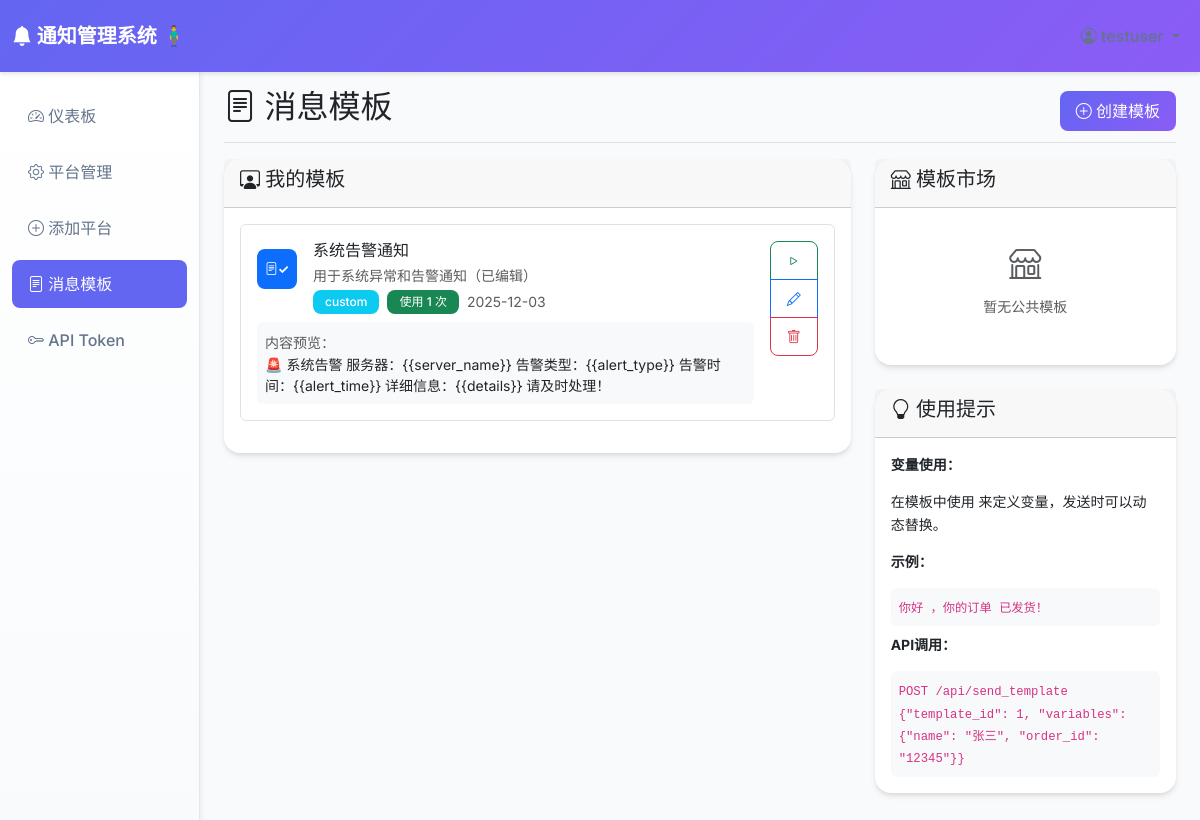
Screenshot of /templates (signed in) with the database file from the repository.
### app.py (models this page shows)
class MessageTemplate(db.Model):
    id = db.Column(db.Integer, primary_key=True)
    user_id = db.Column(db.Integer, db.ForeignKey('user.id'), nullable=False)
    name = db.Column(db.String(100), nullable=False)
    description = db.Column(db.Text)
    content = db.Column(db.Text, nullable=False)  # JSON格式的多平台内容
    variables = db.Column(db.Text)  # JSON格式的变量定义
    category = db.Column(db.String(50), default='custom')
    is_public = db.Column(db.Boolean, default=False)
    usage_count = db.Column(db.Integer, default=0)
    created_at = db.Column(db.DateTime, default=datetime.utcnow)
    updated_at = db.Column(db.DateTime, default=datetime.utcnow)
    user = db.relationship('User', backref='templates')
    logs = db.relationship('NotificationLog', backref='template')

### app.py (the view)
@app.route('/templates')
@login_required
def templates():
    user_templates = MessageTemplate.query.filter_by(user_id=current_user.id).all()
    public_templates = MessageTemplate.query.filter_by(is_public=True).limit(10).all()
    return render_template('templates.html',
                         user_templates=user_templates,
                         public_templates=public_templates)

### app.py (called while the page is built)
@login_manager.user_loader
def load_user(user_id):
    return User.query.get(int(user_id))

### templates/templates.html (shortened to what this page needs)
{% extends "base.html" %}
{% block content %}
<div class="d-flex justify-content-between flex-wrap flex-md-nowrap align-items-center pt-3 pb-2 mb-3 border-bottom">
    <h1 class="h2"><i class="bi bi-file-text"></i> 消息模板</h1>
    <div class="btn-toolbar mb-2 mb-md-0">
        <a href="{{ url_for('create_template') }}" class="btn btn-primary">
            <i class="bi bi-plus-circle"></i> 创建模板
        </a>
    </div>
</div>
<div class="row">
    <div class="col-lg-8">
        <div class="card">
            <div class="card-header">
                <h5><i class="bi bi-person-workspace"></i> 我的模板</h5>
            </div>
            <div class="card-body">
                {% if user_templates %}
                    {% for template in user_templates %}
                    <div class="template-item p-3 border rounded mb-3 notification-card">
                        <div class="d-flex justify-content-between align-items-start">
                            <div class="flex-grow-1">
                                <div class="d-flex align-items-center mb-2">
                                    <div class="platform-icon bg-primary me-3">
                                        <i class="bi bi-file-text text-white"></i>
                                    </div>
                                    <div>
                                        <h6 class="mb-1">{{ template.name }}</h6>
                                        <p class="text-muted small mb-1">{{ template.description or '暂无描述' }}</p>
                                        <div class="d-flex align-items-center">
                                            <span class="badge bg-info me-2">{{ template.category }}</span>
                                            <span class="badge bg-success me-2">使用 {{ template.usage_count }} 次</span>
                                            <small class="text-muted">{{ template.created_at.strftime('%Y-%m-%d') }}</small>
                                        </div>
                                    </div>
                                </div>
                                <div class="template-preview bg-light p-2 rounded">
                                    <small class="text-muted">内容预览：</small>
                                    <div class="small">{{ template.content[:100] }}{% if template.content|length > 100 %}...{% endif %}</div>
                                </div>
                            </div>
                            <div class="btn-group-vertical ms-3">
                                <button class="btn btn-sm btn-outline-success" onclick="useTemplate({{ template.id }})" title="使用模板">
                                    <i class="bi bi-play"></i>
                                </button>
                                <a href="{{ url_for('edit_template', template_id=template.id) }}" class="btn btn-sm btn-outline-primary" title="编辑">
                                    <i class="bi bi-pencil"></i>
                                </a>
                                <button class="btn btn-sm btn-outline-danger" onclick="deleteTemplate({{ template.id }}, '{{ template.name }}')" title="删除">
                                    <i class="bi bi-trash"></i>
                                </button>
                            </div>
                        </div>
                    </div>
                    {% endfor %}
                {% endif %}
            </div>
        </div>
    </div>
    <div class="col-lg-4">
        <div class="card">
            <div class="card-header">
                <h5><i class="bi bi-shop"></i> 模板市场</h5>
            </div>
            <div class="card-body">
                {% if public_templates %}
                    {% for template in public_templates %}
                    <div class="template-item p-2 border rounded mb-2">
                        <div class="d-flex justify-content-between align-items-center">
                            <div>
                                <h6 class="small mb-1">{{ template.name }}</h6>
                                <p class="text-muted small mb-1">{{ template.description or '暂无描述' }}</p>
                                <span class="badge bg-secondary small">{{ template.usage_count }} 次使用</span>
                            </div>
                            <button class="btn btn-sm btn-outline-success" onclick="copyTemplate({{ template.id }})" title="复制模板">
                                <i class="bi bi-copy"></i>
                            </button>
                        </div>
                    </div>
                    {% endfor %}
                {% else %}
                    <div class="text-center py-3">
                        <i class="bi bi-shop text-muted" style="font-size: 2rem;"></i>
                        <p class="text-muted small mt-2">暂无公共模板</p>
                    </div>
                {% endif %}
            </div>
        </div>
        <div class="card mt-4">
            <div class="card-header">
                <h5><i class="bi bi-lightbulb"></i> 使用提示</h5>
            </div>
            <div class="card-body">
                <div class="small">
                    <p><strong>变量使用：</strong></p>
                    <p>在模板中使用 <code>{{变量名}}</code> 来定义变量，发送时可以动态替换。</p>
                    <p><strong>示例：</strong></p>
                    <div class="bg-light p-2 rounded">
                        <code>你好 {{name}}，你的订单 {{order_id}} 已发货！</code>
                    </div>
                    <p class="mt-2"><strong>API调用：</strong></p>
                    <div class="bg-light p-2 rounded">
                        <code class="small">POST /api/send_template<br>{"template_id": 1, "variables": {"name": "张三", "order_id": "12345"}}</code>
                    </div>
                </div>
            </div>
        </div>
    </div>
</div>
{% endblock %}

### templates/base.html (shortened to what this page needs)
<!DOCTYPE html>
<html lang="zh-CN">
<head>
    <link href="https://cdn.jsdelivr.net/npm/bootstrap@5.3.2/dist/css/bootstrap.min.css" rel="stylesheet">
    <link href="https://cdn.jsdelivr.net/npm/bootstrap-icons@1.11.1/font/bootstrap-icons.css" rel="stylesheet">
</head>
<body>
    <nav class="navbar navbar-expand-lg navbar-dark bg-primary">
        <div class="container-fluid">
            <a class="navbar-brand" href="{{ url_for('index') }}">
                <i class="bi bi-bell-fill"></i> 通知管理系统 🧍‍♂️
            </a>
            {% if current_user.is_authenticated %}
            <div class="navbar-nav ms-auto">
                <div class="nav-item dropdown">
                    <a class="nav-link dropdown-toggle" href="#" id="navbarDropdown" role="button" data-bs-toggle="dropdown">
                        <i class="bi bi-person-circle"></i> {{ current_user.username }}
                    </a>
                </div>
            </div>
            {% endif %}
        </div>
    </nav>
    <div class="container-fluid">
        <div class="row">
            {% if current_user.is_authenticated %}
            <nav class="col-md-3 col-lg-2 d-md-block sidebar collapse">
                <div class="position-sticky pt-3">
                    <ul class="nav flex-column">
                        <li class="nav-item">
                            <a class="nav-link" href="{{ url_for('dashboard') }}">
                                <i class="bi bi-speedometer2"></i> 仪表板
                            </a>
                        </li>
                        <li class="nav-item">
                            <a class="nav-link" href="{{ url_for('platforms') }}">
                                <i class="bi bi-gear"></i> 平台管理
                            </a>
                        </li>
                        <li class="nav-item">
                            <a class="nav-link" href="{{ url_for('add_platform') }}">
                                <i class="bi bi-plus-circle"></i> 添加平台
                            </a>
                        </li>
                        <li class="nav-item">
                            <a class="nav-link" href="{{ url_for('templates') }}">
                                <i class="bi bi-file-text"></i> 消息模板
                            </a>
                        </li>
                        <li class="nav-item">
                            <a class="nav-link" href="{{ url_for('api_token_page') }}">
                                <i class="bi bi-key"></i> API Token
                            </a>
                        </li>
                    </ul>
                </div>
            </nav>
            {% endif %}
            <main class="{% if current_user.is_authenticated %}col-md-9 ms-sm-auto col-lg-10 px-md-4{% else %}col-12{% endif %}">
                {% block content %}{% endblock %}
            </main>
        </div>
    </div>
</body>
</html>

### templates/base.html (style rules this page uses)
:root { --primary-color: #6366f1; --secondary-color: #8b5cf6; --success-color: #10b981; --warning-color: #f59e0b; --danger-color: #ef4444; --dark-color: #1f2937; --light-color: #f8fafc; }
body { font-family: 'Inter', -apple-system, BlinkMacSystemFont, sans-serif; background-color: #f8fafc; }
.navbar { background: linear-gradient(135deg, var(--primary-color) 0%, var(--secondary-color) 100%) !important; box-shadow: 0 2px 4px rgba(0,0,0,0.1); }
.navbar-brand { font-weight: 700; font-size: 1.25rem; }
.sidebar { min-height: 100vh; background: linear-gradient(180deg, #ffffff 0%, #f8fafc 100%); border-right: 1px solid #e2e8f0; box-shadow: 2px 0 4px rgba(0,0,0,0.05); }
.nav-link { color: #64748b !important; font-weight: 500; padding: 0.75rem 1rem; margin: 0.25rem 0; border-radius: 0.5rem; transition: all 0.2s ease; }
.nav-link.active { background-color: var(--primary-color); color: white !important; }
.card { border: none; border-radius: 1rem; box-shadow: 0 4px 6px -1px rgba(0, 0, 0, 0.1), 0 2px 4px -1px rgba(0, 0, 0, 0.06); transition: all 0.3s ease; }
.notification-card { transition: all 0.3s ease; border-left: 4px solid transparent; }
.btn { font-weight: 500; border-radius: 0.5rem; padding: 0.5rem 1rem; transition: all 0.2s ease; }
.btn-primary { background: linear-gradient(135deg, var(--primary-color) 0%, var(--secondary-color) 100%); border: none; }
.badge { font-weight: 500; padding: 0.375rem 0.75rem; border-radius: 0.5rem; }
.platform-icon { width: 48px; height: 48px; border-radius: 12px; display: flex; align-items: center; justify-content: center; font-size: 1.5rem; margin-bottom: 1rem; }
.platform-icon { width: 40px; height: 40px; border-radius: 8px; margin-right: 1rem; display: flex; align-items: center; justify-content: center; color: white; font-weight: bold; font-size: 0.8rem; }
.platform-icon::after { content: "✓"; }
.fade-in { animation: fadeIn 0.5s ease-in; }

### rows the page displays
MessageTemplate: name "系统告警通知", description "用于系统异常和告警通知（已编辑）", category "custom", usage_count "1", created_at "2025-12-03", content "🚨 系统告警 服务器：{{server_name}} 告警类型：{{alert_type}} 告警时间：{{alert_time}} 详细信息：{{details}} 请及时处理！"
